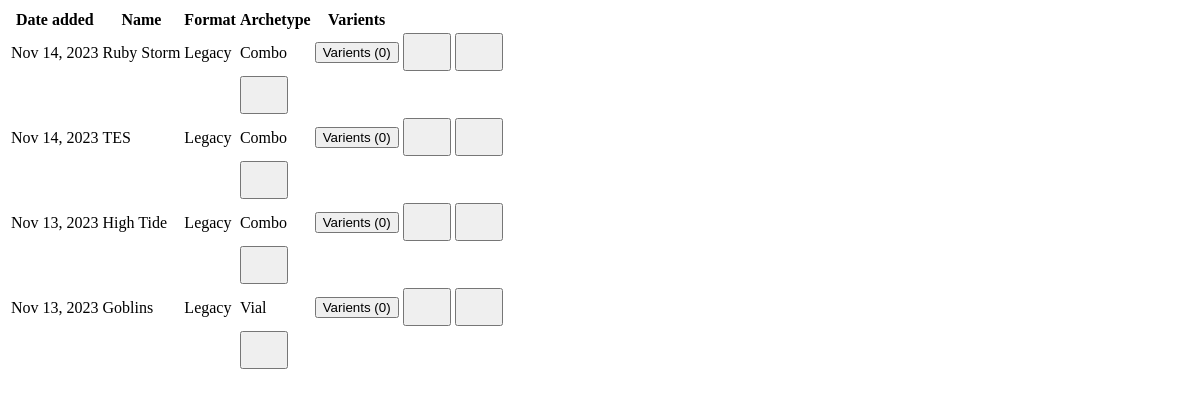
The app's page /decks_table, older data.
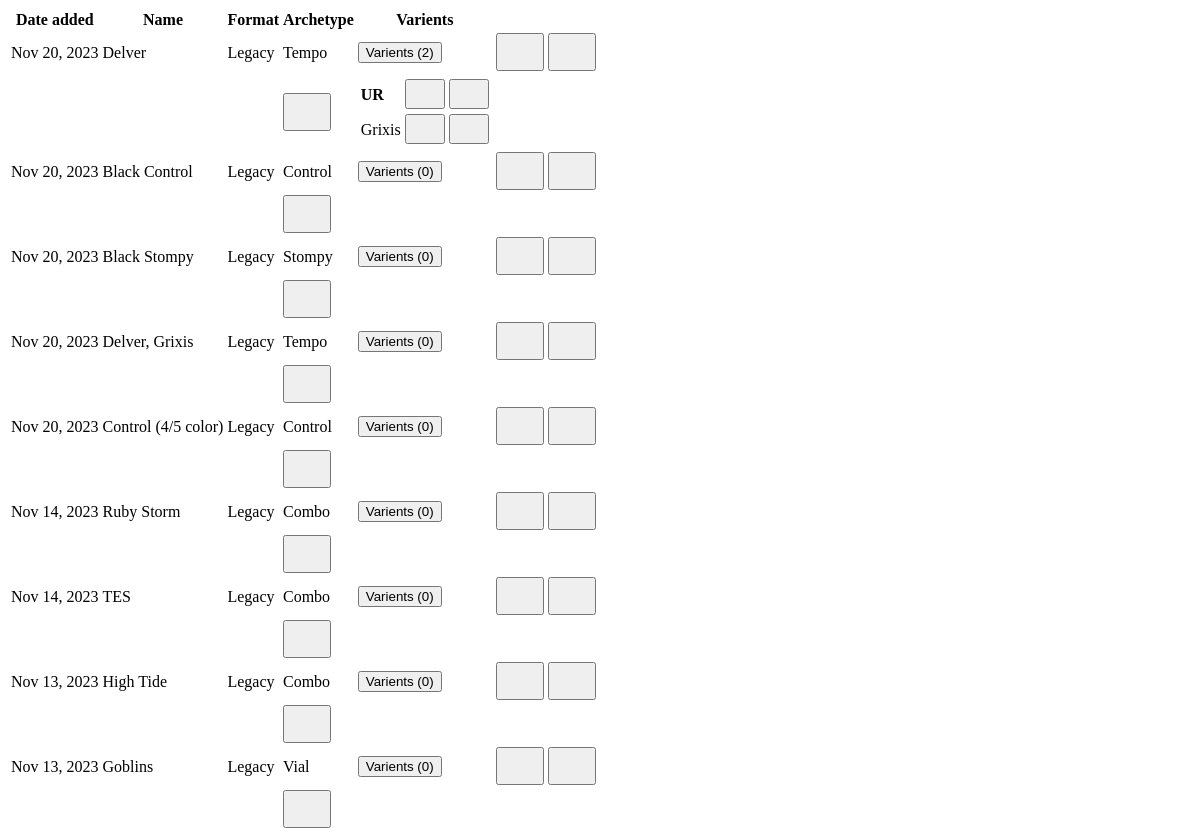
The same page, newer data.
### base/models.py (models this page shows, shortened)
class Deck(models.Model):
    name = models.CharField(verbose_name="deck name", max_length=25)
    mtgFormat = models.ForeignKey(
        MtgFormat, null=True, on_delete=models.CASCADE)
    archetype = models.ForeignKey(
        Archetype, null=True, on_delete=models.CASCADE)
    dateCreated = models.DateTimeField(default=timezone.now)

class MtgFormat(models.Model):
    name = models.CharField(max_length=200)
    def __str__(self):
        return self.name

class Archetype(models.Model):
    name = models.CharField(verbose_name="Archetype", max_length=40)
    mtgFormat = models.ForeignKey(
        MtgFormat, null=True, on_delete=models.CASCADE)
    def __str__(self):
        return str(self.name)

class Flavor(models.Model):
    name = models.CharField(max_length=30, default='none')
    deck = models.ForeignKey(
        Deck, null=True, on_delete=models.CASCADE, related_name="flavors")
    isdefault = models.BooleanField('default', default=False)

### base/views.py (the view)
# urls.py: path('decks_table', views.decks_table, name='decks_table'),
def decks_table(request):
    print("new decks table")
    decks_list = Deck.objects.all().order_by('-dateCreated')
    context = {
        "decks": decks_list
    }
    return render(request, 'base/partials/decks/decks_table.html', context)

### base/templates/base/partials/decks/decks_table.html
<table class="table table-hover">
    <thead>
        <th>Date added</th>
        <th>Name</th>
        <th>Format</th>
        <th>Archetype</th>
        <th>Varients</th>
        <th></th>
    </thead>
    <tbody>
        {% for deck in decks %}
            <tr>
                <td>{{ deck.dateCreated|date:"M d, Y" }}</td>
                <td>{{ deck.name }}</td>
                <td>{{ deck.mtgFormat }}</td>
                <td>{{ deck.archetype }}</td>
                <td>
                    <button class="btn btn-primary" type="button" data-bs-toggle="collapse" data-bs-target="#collapse{{deck.id}}">Varients ({{deck.flavors.count}})</button>
                </td>
                <td>
                    <button class='btn' hx-get="{% url 'edit_deck' deck.pk %}" hx-target="closest tr" hx-swap="outerHTML"><svg class="bi bi-pencil" width="32" height="32"><use xlink:href="#pencil"></svg></button>
                    <button class='btn' hx-confirm='Are you Sure?' hx-target="closest tr" hx-swap="outerHTML swap:1s" hx-delete="{% url 'delete_deck' deck.pk %}"><svg class="bi bi-trash3" width="32" height="32"><use xlink:href="#trash3"></svg></button>
                </td>
            </tr>
            <tr class="collapse" id="collapse{{deck.id}}">
                <td></td>
                <td></td>
                <td></td>
                <td>
                    <button class='btn' hx-get="{% url 'add_varient' deck.pk %}" hx-target="next tbody" hx-swap="afterbegin">
                        <svg class="bi bi-plus" width="32" height="32"><use xlink:href="#plus"></svg>
                    </button>
                </td>
                <td>
                    <table class="table">
                        <tbody>
                            {% for flavor in deck.flavors.all %}
                                <tr>
                                    {% if flavor.isdefault %}
                                    <td>
                                         <strong>{{flavor.name}}</strong>
                                    </td>
                                    {% else %}
                                    <td>{{flavor.name}}</td>
                                    {% endif %}
                                    <td>
                                        <button class='btn' hx-get="{% url 'edit_flavor' flavor.pk %}" hx-target="closest tr" hx-swap="outerHTML"><svg class="bi bi-pencil" width="24" height="24"><use xlink:href="#pencil"></svg></button>
                                        <button class='btn' hx-confirm='Are you Sure?' hx-target="closest tr" hx-swap="outerHTML swap:1s" hx-delete="{% url 'delete_flavor' flavor.pk %}"><svg class="bi bi-trash3" width="24" height="24"><use xlink:href="#trash3"></svg></button>
                                    </td>
                                </tr>
                            {% endfor %}
                        </tbody>
                    </table>
                </td>
                <td></td>
            </tr>
        {% endfor %}
    </tbody>
</table>

Row changes from the older to the newer data that the page shows:
added Deck: dateCreated "Nov 20, 2023", name "Delver", mtgFormat "Legacy", archetype "Tempo", flavors.count "2"
added Flavor: name "UR"
added Flavor: name "Grixis"
added Deck: dateCreated "Nov 20, 2023", name "Black Control", mtgFormat "Legacy", archetype "Control", flavors.count "0"
added Deck: dateCreated "Nov 20, 2023", name "Black Stompy", mtgFormat "Legacy", archetype "Stompy", flavors.count "0"
added Deck: dateCreated "Nov 20, 2023", name "Delver, Grixis", mtgFormat "Legacy", archetype "Tempo", flavors.count "0"
added Deck: dateCreated "Nov 20, 2023", name "Control (4/5 color)", mtgFormat "Legacy", archetype "Control", flavors.count "0"
